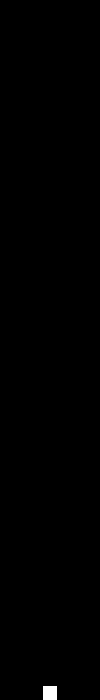
Frame 1 (no input)
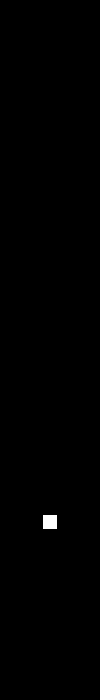
Frame 60 (the mouse pressed at the canvas centre just before this capture)
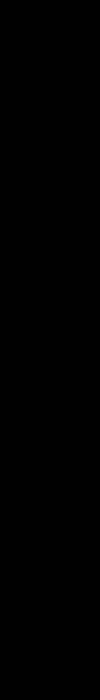
Frame 120 (the mouse held since frame 60 and released just before this capture)

The Processing sketch that drew these frames (run headless with seeded random() and noise(); from frame 60 on, the mouse is pressed at the canvas centre):

// Processing sketch: RocketSolution
// ── RocketSolution.pde
/**
 * Exercise 2.3 - Rocket ship solution
 * Practices using and creating variables
 * @version Oct 17 2025
 */


final int SIZE = 15;
final float ACCELERATION = 0.1;

float y;  //the y-coorindate of the position of the "rocket"
float speed;  //the speed of the rocket

void setup()
{
  size(100, 700);
  
  y = height;
  //setting the mode of drawing the rectangle from the center
  
  speed = 0;
  rectMode(CENTER);
}

void draw()
{
  background(0);
  
  square(width/2, y - SIZE/2, SIZE);
  y = y - speed;  //make the y position change
  
  //to create acceleration, change the speed
  speed = speed + ACCELERATION;
}
